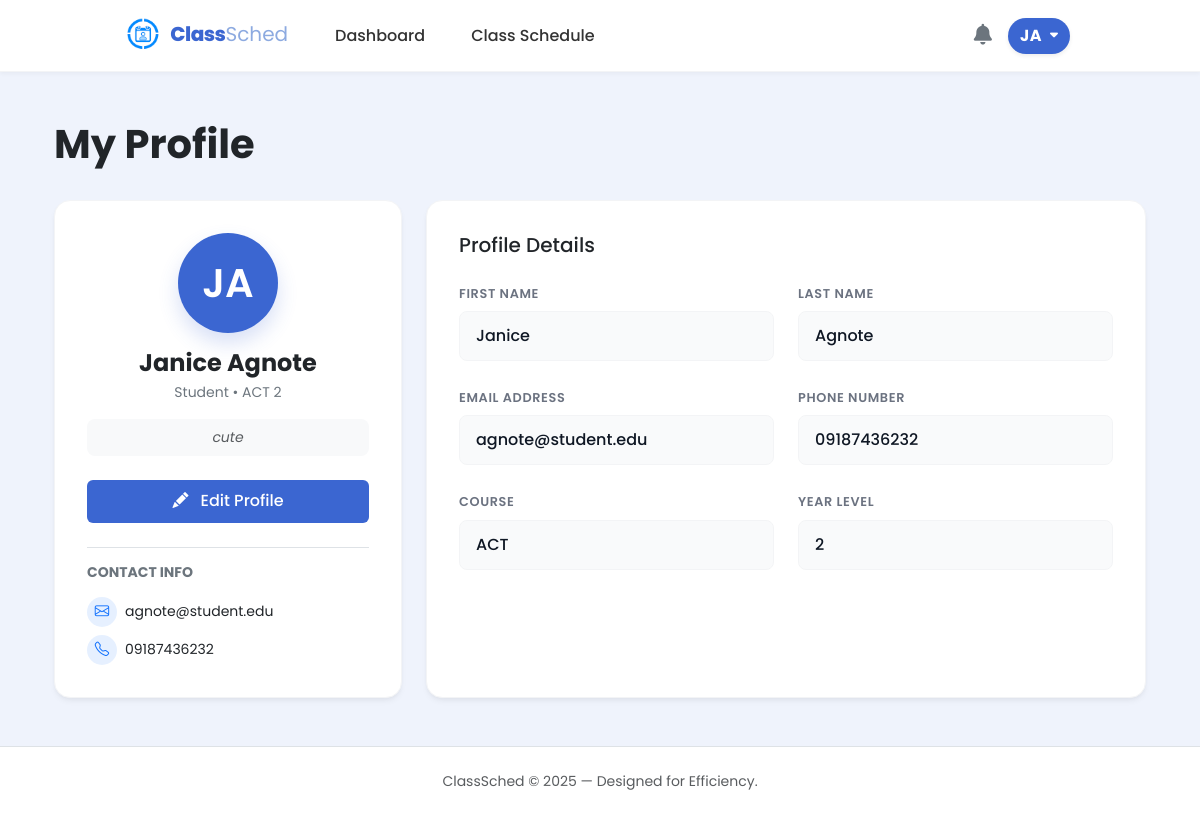
Page /src/student_profile.php (signed in) on the committed database.
### tables this page shows
CREATE TABLE students (
        id INTEGER PRIMARY KEY AUTOINCREMENT,
        user_id INTEGER UNIQUE,
        student_number TEXT(50) NOT NULL,
        last_name TEXT(50) NOT NULL,
        first_name TEXT(50),
        middle_name TEXT(50),
        age INTEGER,
        phone_number TEXT(20),
        course_id INTEGER NOT NULL,
        year_level INTEGER,
        email TEXT(255) UNIQUE,
        last_notification_check DATETIME DEFAULT "1970-01-01 00:00:00",
        FOREIGN KEY (user_id) REFERENCES users(id),
        FOREIGN KEY (course_id) REFERENCES courses(id)
    );

CREATE TABLE courses (
        id INTEGER PRIMARY KEY AUTOINCREMENT,
        course_name TEXT NOT NULL UNIQUE
    );

CREATE TABLE profiles_students (
    id INTEGER PRIMARY KEY AUTOINCREMENT,
    student_id INTEGER NOT NULL,
    description TEXT(50),

    FOREIGN KEY (student_id) REFERENCES students(id) ON DELETE CASCADE
    );

### src/student_profile.php (the view, shortened to what this page needs)
<?php
$db = get_db();
$user = $_SESSION["user"];
$userId = $user["id"];
$sql = "SELECT s.*, c.course_name, p.description as bio
        FROM students s
        LEFT JOIN courses c ON s.course_id = c.id
        LEFT JOIN profiles_students p ON s.id = p.student_id
        WHERE s.user_id = ?";
$stmt = $db->prepare($sql);
$stmt->bindValue(1, $userId);
$result = $stmt->execute();
$student = $result->fetchArray(SQLITE3_ASSOC);
$courseName = $student['course_name'] ?? '';
$courseAcronym = "Course";
if (stripos($courseName, 'Information System') !== false) {
    $courseAcronym = "BSIS";
} elseif (stripos($courseName, 'Computer Technology') !== false) {
    $courseAcronym = "ACT";
} elseif (!empty($courseName)) {
    $courseAcronym = substr($courseName, 0, 4);
}
$yearLevel = $student['year_level'] ?? 1;
?>
<!DOCTYPE html>
<html lang="en">
<head>
    <link href="https://cdn.jsdelivr.net/npm/bootstrap@5.3.3/dist/css/bootstrap.min.css" rel="stylesheet">
    <link href="https://cdnjs.cloudflare.com/ajax/libs/font-awesome/6.0.0/css/all.min.css" rel="stylesheet">
    <link rel="stylesheet" href="https://cdn.jsdelivr.net/npm/bootstrap-icons@1.11.1/font/bootstrap-icons.css">
    <link rel="stylesheet" href="../styles/student_profile.css">
    <link rel="stylesheet" href="../styles/student.css">
    <link rel="stylesheet" href="../styles/notification.css">
</head>
<body class="d-flex flex-column min-vh-100 position-relative">
    <?php require_once __DIR__ . "/student_nav.php"; ?>
    <main class="container px-4 py-5">
        <div class="d-flex justify-content-between align-items-center mb-4">
            <h1 class="fw-bold text-dark mb-2">My Profile</h1>
        </div>
        <div class="row g-4">
            <div class="col-lg-4">
                <div class="card-custom text-center h-100">
                    <div class="profile-avatar mb-3">
                        <?= $initials ?>
                    </div>
                    <h4 class="fw-bold mb-1 text-dark">
                        <?= htmlspecialchars($fullName) ?>
                    </h4>
                    <p class="text-secondary small mb-3">
                        Student • <?= htmlspecialchars($courseAcronym . ' ' . $yearLevel) ?>
                    </p>
                    <div class="bio-section mb-4 px-3 py-2 bg-light rounded-3">
                        <p class="text-muted small mb-0 fst-italic text-break">
                            <?= !empty($student['bio']) ? nl2br(htmlspecialchars($student['bio'])) : 'No bio added yet.' ?>
                        </p>
                    </div>
                    <button type="button" class="btn btn-edit mb-4 w-100" data-bs-toggle="modal" data-bs-target="#editProfileModal">
                        <i class="bi bi-pencil-fill me-2"></i> Edit Profile
                    </button>
                    <div class="text-start mt-auto pt-3 border-top">
                        <h6 class="fw-bold mb-3 small text-uppercase text-secondary ls-1">Contact Info</h6>
                        <div class="d-flex align-items-center mb-2">
                            <div class="icon-circle bg-primary bg-opacity-10 text-primary me-2">
                                <i class="bi bi-envelope"></i>
                            </div>
                            <span class="small text-dark"><?= htmlspecialchars($student['email'] ?? '') ?></span>
                        </div>
                        <div class="d-flex align-items-center">
                            <div class="icon-circle bg-primary bg-opacity-10 text-primary me-2">
                                <i class="bi bi-telephone"></i>
                            </div>
                            <span class="small text-dark"><?= htmlspecialchars($student['phone_number'] ?? '') ?></span>
                        </div>
                    </div>
                </div>
            </div>
            <div class="col-lg-8">
                <div class="card-custom h-100">
                    <h5 class="fw-medium mb-4 text-dark">Profile Details</h5>
                    <div class="row g-4">
                        <div class="col-md-6">
                            <label class="form-label-custom">First Name</label>
                            <input type="text" class="form-control form-control-view"
                                   value="<?= htmlspecialchars($student['first_name'] ?? '') ?>" readonly>
                        </div>
                        <div class="col-md-6">
                            <label class="form-label-custom">Last Name</label>
                            <input type="text" class="form-control form-control-view"
                                   value="<?= htmlspecialchars($student['last_name'] ?? '') ?>" readonly>
                        </div>
                        <div class="col-md-6">
                            <label class="form-label-custom">Email Address</label>
                            <input type="text" class="form-control form-control-view"
                                   value="<?= htmlspecialchars($student['email'] ?? '') ?>" readonly>
                        </div>
                        <div class="col-md-6">
                            <label class="form-label-custom">Phone Number</label>
                            <input type="text" class="form-control form-control-view"
                                   value="<?= htmlspecialchars($student['phone_number'] ?? '') ?>" readonly>
                        </div>
                        <div class="col-md-6">
                            <label class="form-label-custom">Course</label>
                            <input type="text" class="form-control form-control-view"
                                   value="<?= htmlspecialchars($courseAcronym) ?>" readonly>
                        </div>
                        <div class="col-md-6">
                            <label class="form-label-custom">Year Level</label>
                            <input type="text" class="form-control form-control-view"
                                   value="<?= htmlspecialchars($yearLevel) ?>" readonly>
                        </div>
                    </div>
                </div>
            </div>
        </div>
    </main>
    <footer class="bg-white border-top py-4 text-center">
        <div class="container">
            <p class="text-muted small mb-0">ClassSched © 2025 — Designed for Efficiency.</p>
        </div>
    </footer>
</body>
</html>

### src/student_nav.php (shortened to what this page needs)
<?php
$current_page = basename($_SERVER['PHP_SELF']);
$is_admin = (strpos($current_page, 'admin_') === 0);
$fullName = null;
$initials = null;
if (isset($_SESSION['user']['id']) && isset($db)) {
    $userId = $_SESSION['user']['id'];
    $stmt = $db->prepare("SELECT first_name, last_name FROM students WHERE user_id = :uid");
    $stmt->bindValue(':uid', $userId, SQLITE3_INTEGER);
    $result = $stmt->execute();
    $navStudent = $result->fetchArray(SQLITE3_ASSOC);
    if ($navStudent) {
        $fullName = $navStudent['first_name'] . ' ' . $navStudent['last_name'];
    }
}
if ($fullName) {
    $parts = explode(' ', trim($fullName));
    if (count($parts) >= 2) {
        $initials = strtoupper(substr($parts[0], 0, 1) . substr($parts[1], 0, 1));
    } else {
        $initials = strtoupper(substr($fullName, 0, 2));
    }
}
$home_link = $is_admin ? 'admin_dashboard.php' : 'student_dashboard.php';
?>
<link rel="stylesheet" href="../styles/student_nav.css">
<nav class="navbar navbar-expand-md sticky-top">
    <div class="container-fluid px-4">
        <div class="d-flex align-items-center">
            <a class="navbar-brand me-0" href="<?php echo $home_link; ?>">
                <img src="../img/logo.png" width="45" height="45" alt="Logo" onerror="this.style.display='none'">
                <span class="logo-text lh-1">
                    <span class="text-class">Class</span><span class="text-sched">Sched</span>
                </span>
            </a>
            <div class="collapse navbar-collapse ms-4 d-none d-md-block" id="desktopNav">
                <ul class="navbar-nav">
                    <?php if ($is_admin): ?>
                        <li class="nav-item">
                            <a class="nav-link <?php echo ($current_page == 'admin_dashboard.php') ? 'active fw-bold text-primary' : ''; ?>" href="admin_dashboard.php">Dashboard</a>
                        </li>
                        <li class="nav-item">
                            <a class="nav-link <?php echo ($current_page == 'admin_student_manage.php') ? 'active fw-bold text-primary' : ''; ?>" href="admin_student_manage.php">Students</a>
                        </li>
                        <li class="nav-item">
                            <a class="nav-link <?php echo ($current_page == 'admin_schedule.php') ? 'active fw-bold text-primary' : ''; ?>" href="admin_schedule.php">Schedules</a>
                        </li>
                    <?php else: ?>
                        <li class="nav-item">
                            <a class="nav-link <?php echo ($current_page == 'student_dashboard.php') ? 'active fw-bold text-primary' : ''; ?>" href="student_dashboard.php">Dashboard</a>
                        </li>
                        <li class="nav-item">
                            <a class="nav-link <?php echo ($current_page == 'student_schedule.php') ? 'active fw-bold text-primary' : ''; ?>" href="student_schedule.php">Class Schedule</a>
                        </li>
                    <?php endif; ?>
                </ul>
            </div>
        </div>
        <div class="d-flex align-items-center gap-3">
            <div class="dropdown notification-container position-relative">
                <?php if ($current_page == 'notif_view.php'): ?>
                    <i class="fa-solid fa-bell"
                       style="font-size: 1.3rem; color: #0d6efd; cursor: default;">
                    </i>
                <?php else: ?>
                    <i class="fa-solid fa-bell text-secondary"
                       id="notificationDropdown"
                       data-bs-toggle="dropdown"
                       aria-expanded="false"
                       style="font-size: 1.3rem; cursor: pointer;">
                    </i>
                <?php endif; ?>
            </div>
            <div class="dropdown">
                <?php if ($is_admin): ?>
                    <button class="btn user-dropdown-btn rounded-pill d-flex align-items-center gap-2 border-0 shadow-sm" type="button" data-bs-toggle="dropdown" aria-expanded="false">
                        <span class="fw-bold" style="letter-spacing: 0.5px;"><?php echo htmlspecialchars($initials ?? 'AD'); ?></span>
                        <i class="fa-solid fa-caret-down" style="font-size: 0.8rem;"></i>
                    </button>
                    <ul class="dropdown-menu dropdown-menu-end custom-dropdown-menu shadow-lg mt-2">
                        <li class="dropdown-header-custom">
                            <small class="text-muted d-block" style="font-size: 11px;">Signed in as</small>
                            <span class="fw-bold text-dark" style="font-size: 15px;"><?php echo htmlspecialchars($fullName ?? 'Administrator'); ?></span>
                        </li>
                        <li><hr class="dropdown-divider my-1"></li>
                        <li>
                            <a class="dropdown-item text-danger" href="logout.php">
                                Logout
                            </a>
                        </li>
                    </ul>
                <?php else: ?>
                    <button class="btn user-dropdown-btn rounded-pill d-flex align-items-center gap-2 border-0 shadow-sm" type="button" data-bs-toggle="dropdown" aria-expanded="false">
                        <span class="fw-bold" style="letter-spacing: 0.5px;"><?php echo htmlspecialchars($initials ?? 'US'); ?></span>
                        <i class="fa-solid fa-caret-down" style="font-size: 0.8rem;"></i>
                    </button>
                <?php endif; ?>
            </div>
        </div>
    </div>
</nav>

### styles/student_profile.css (style rules this page uses)
:root { --brand-blue: #3b66d1; --brand-blue-hover: #2d52b0; --brand-dark: #0f1724; --brand-light: #f5f7ff; }
body { font-family: 'Poppins', sans-serif; color: var(--brand-dark); background-color: #f3f6ff; }
.card-custom { background: white; border-radius: 1rem; border: 1px solid #f3f4f6; box-shadow: 0 4px 6px -1px rgba(0, 0, 0, 0.05), 0 2px 4px -1px rgba(0, 0, 0, 0.03); padding: 2rem; }
.profile-avatar { width: 100px; height: 100px; background: var(--brand-blue); color: white; font-size: 2.5rem; font-weight: 600; display: flex; align-items: center; justify-content: center; border-radius: 50%; margin: 0 auto; box-shadow: 0 10px 20px rgba(59, 102, 209, 0.2); }
.icon-circle { width: 30px; height: 30px; display: flex; align-items: center; justify-content: center; border-radius: 50%; font-size: 0.9rem; }
.form-label-custom { color: #6b7280; font-size: 0.8rem; font-weight: 600; text-transform: uppercase; letter-spacing: 0.05em; margin-bottom: 0.5rem; }
.form-control-view { background-color: #f9fafb; border: 1px solid #f3f4f6; color: var(--brand-dark); font-weight: 500; padding: 0.75rem 1rem; border-radius: 0.5rem; }
.btn-edit { background-color: var(--brand-blue); color: white; border: none; font-weight: 500; padding: 0.6rem 1.2rem; transition: all 0.2s; }

### styles/student.css (style rules this page uses)
:root { --brand-blue: #3b66d1; --brand-blue-hover: #2d52b0; --brand-dark: #0f1724; --brand-light: #f5f7ff; }
body { font-family: 'Poppins', sans-serif; color: var(--brand-dark); background-color: #eff3fc; }
.navbar { background-color: rgba(255, 255, 255, 0.95); border-bottom: 1px solid #f3f4f6; padding: 0.5rem 0; }
.nav-link { color: #333 !important; font-weight: 500; margin: 0 15px; transition: color 0.2s; }

### styles/notification.css (style rules this page uses)
.notification-container { display: flex; align-items: center; }
.notification-container .fa-bell { transition: color 0.3s ease; cursor: pointer; }

### styles/student_nav.css (style rules this page uses)
.navbar { background-color: #ffffff; box-shadow: 0 2px 4px rgba(0,0,0,0.04); z-index: 1030; }
.user-dropdown-btn { background-color: #3b66d1; color: white; padding: 6px 12px; font-weight: 500; }
.logo-text { font-family: 'Poppins', sans-serif; font-size: 20px; line-height: 1; }
.text-class { color: #3b66d1; font-weight: 800; letter-spacing: -0.5px; }
.text-sched { color: #8daae0; font-weight: 400; }
@media (min-width: 992px) { .navbar .container-fluid { padding-left: 120px !important; padding-right: 130px !important; } }

### rows in the picture
students: initials "JA", fullName "Janice Agnote", course+year_level "ACT 2", profiles_students.description "cute", email "agnote@student.edu", phone_number "09187436232", first_name "Janice", last_name "Agnote", course.course_name "ACT", year_level "2"
